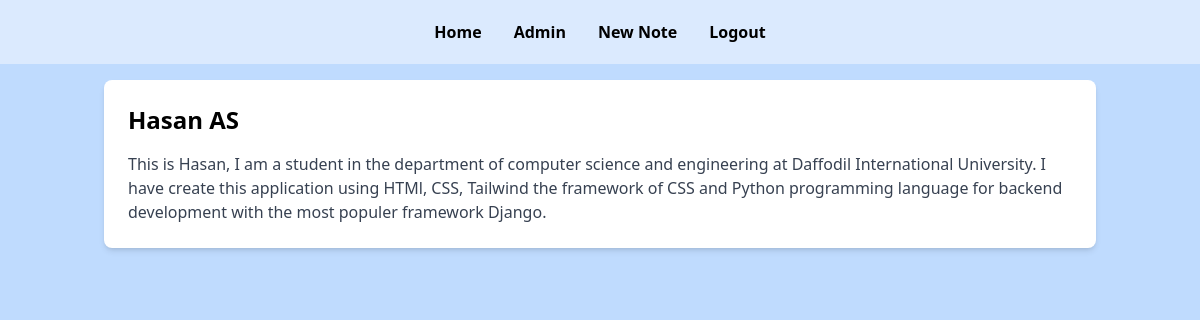
Screenshot of /show/2/ (signed in) with the database file from the repository.
### main/models.py (models this page shows, shortened)
class Notes(models.Model):
    title = models.CharField(max_length=20, blank=False, null=False)
    content = HTMLField()
    create_date = models.DateField(blank=True)
    update_date = models.DateField(blank=True, null=True)

### main/views.py (the view)
# urls.py: path('show/<int:note_id>/', views.show_note, name='show'),
@login_required
def show_note(request, note_id):
    show = get_object_or_404(Notes, id=note_id)
    context = {
        "show":show
    }
    return render(request, 'show_note.html', context)

### main/templates/show_note.html (shortened to what this page needs)
{% extends "base.html" %}
{% load static %}
{% block content %}
<div class="container mx-auto p-4">
    <div class="bg-white shadow-md rounded-lg p-6">
        <h1 class="text-2xl font-bold mb-4">{{ show.title }}</h1>
        <p class="text-gray-700">{{ show.content | safe }}</p>
    </div>
</div>
{% endblock content %}

### rows the page displays
Notes: title "Hasan AS", content "This is Hasan, I am a student in the department of computer science and engineering at Daffodil International University. I have create this application using HTMl, CSS, Tailwind the framework of CSS and Python programming language for backend development with the most populer framework Django."
